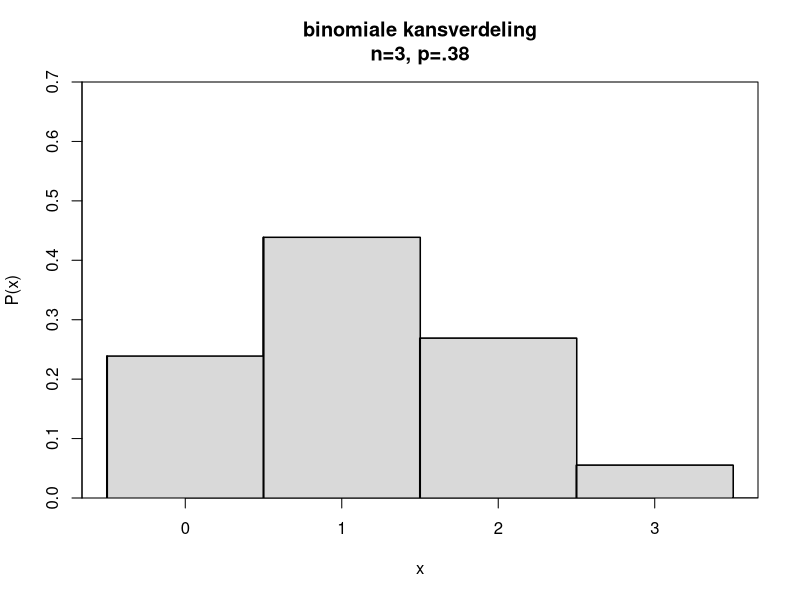
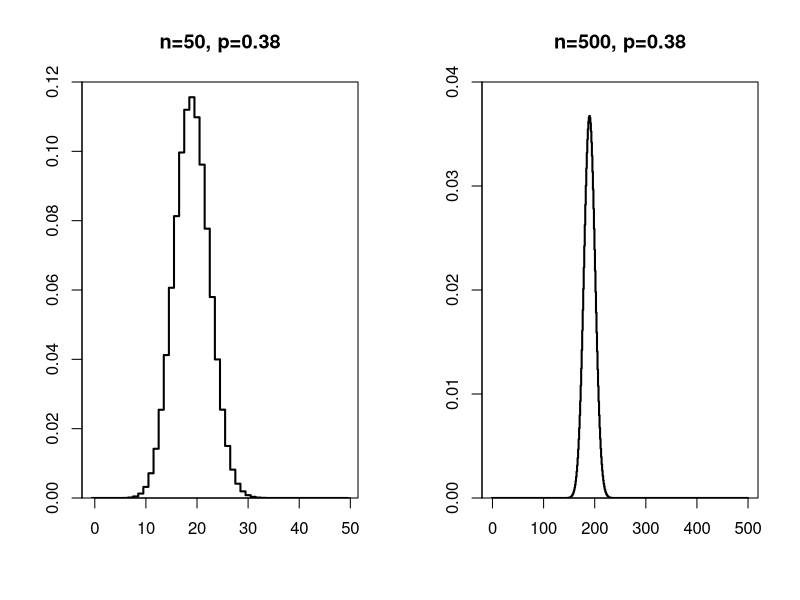
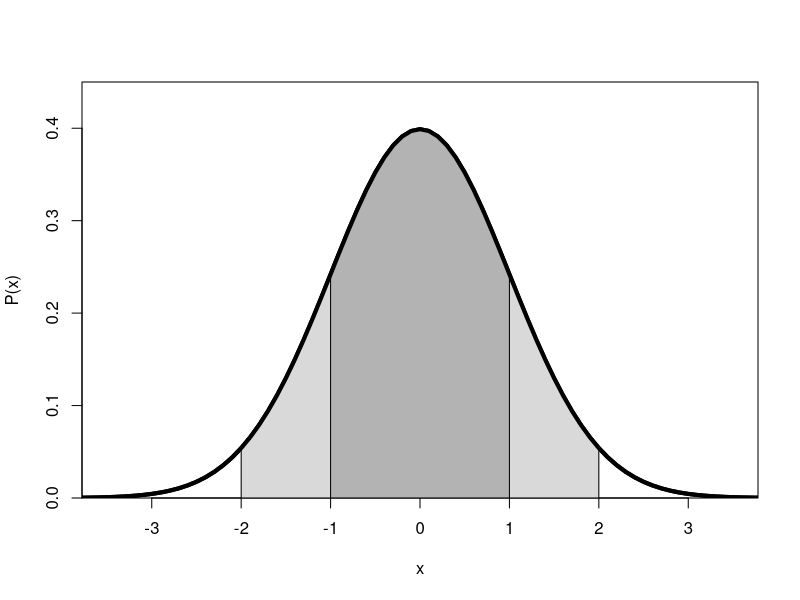
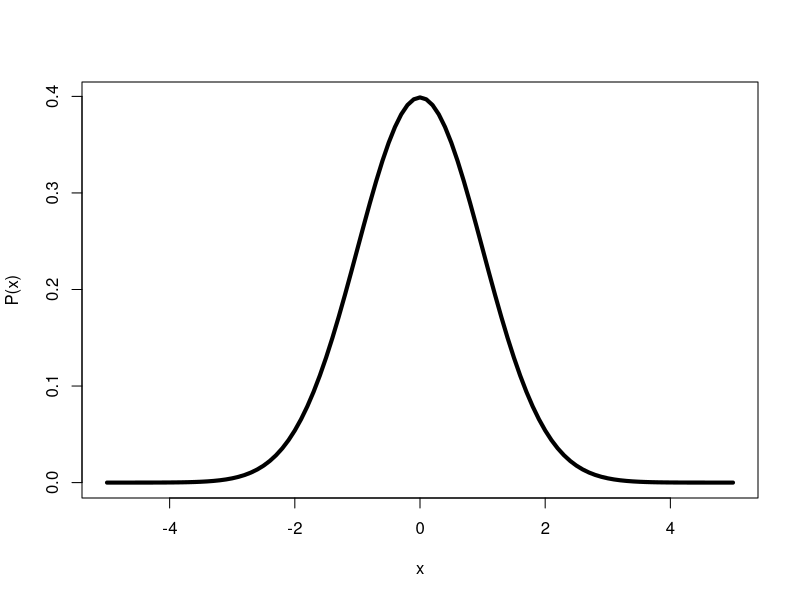
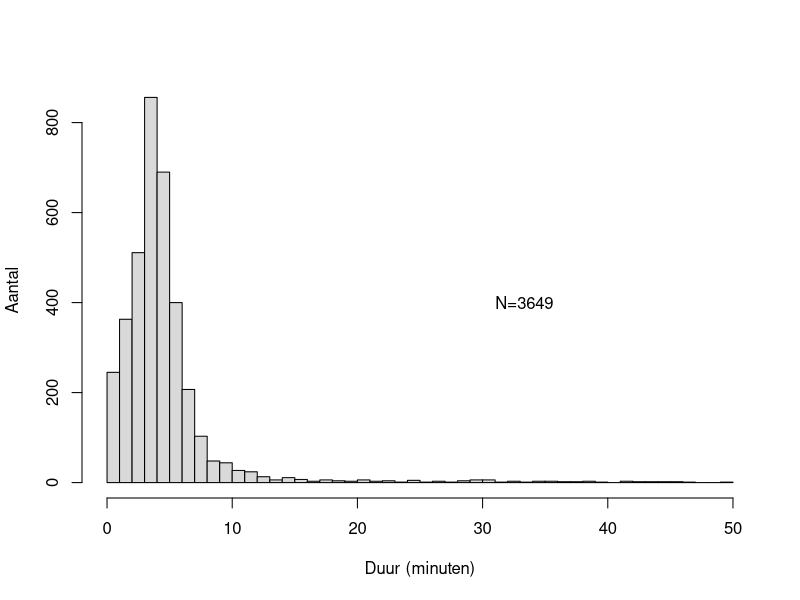
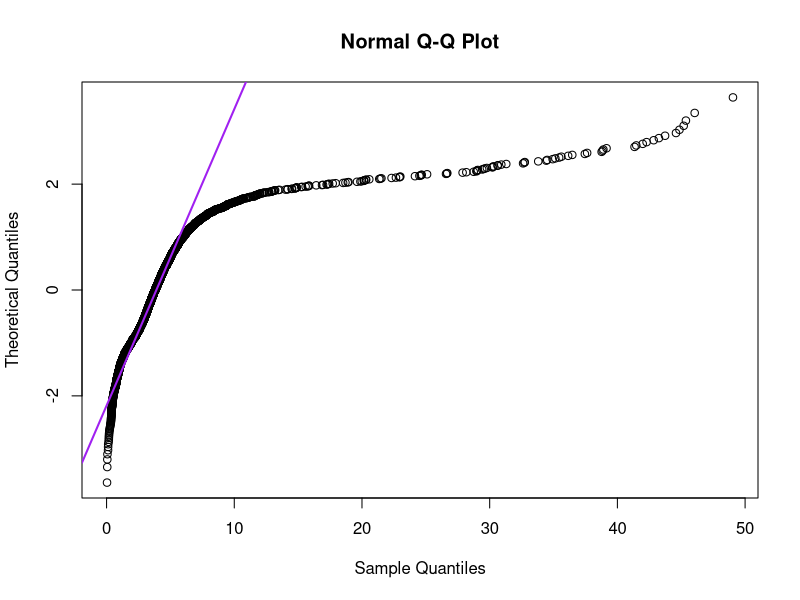
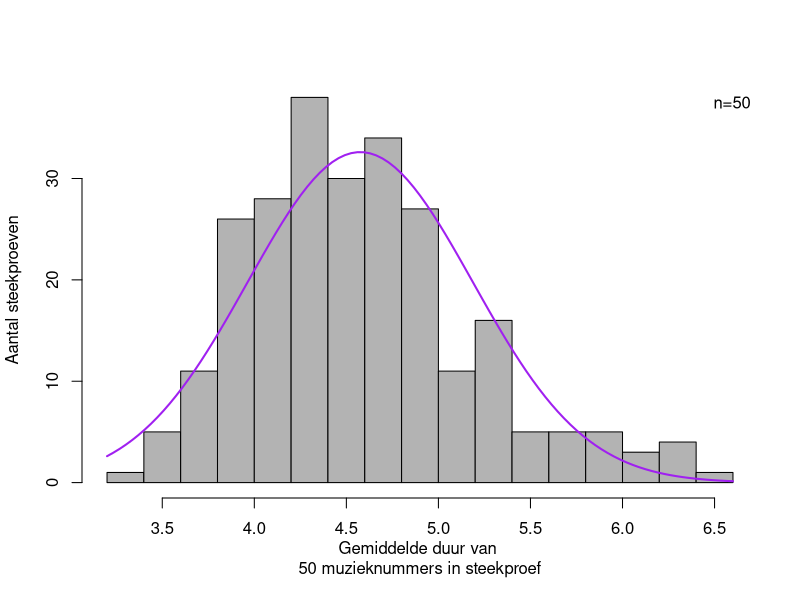
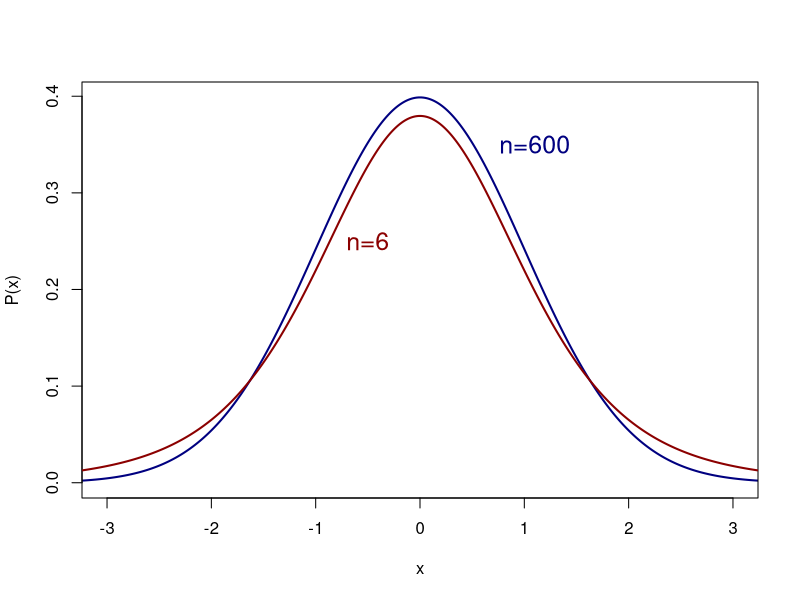

Source code (R) for these figures, in order: (Note: this script raises an error after producing the figures.)
## ---- chunk 1
xx <- 0:4
plot( xx-0.5, dbinom(xx,size=3,prob=.38), 
    type="s", ylim=c(0,.7), xlab="x", ylab="P(x)", lwd=2, 
    main="binomiale kansverdeling\nn=3, p=.38", yaxs="i" )
polygon( x=c( -0.5, rep(xx,each=2)+rep( c(-0.5,+0.5), length(xx) ) ), 
         y=c( 0, rep(dbinom(xx,size=3,prob=.38),each=2) ), 
         col="grey85" )
segments( x0=xx-0.5, y0=0, y1=dbinom(xx,3,.38), lwd=2 ) # ontbrekend segmentje
## ---- chunk 2
dbinom( 0:3, size=3, prob=.38 )
## ---- chunk 3
matrixcalc::pascal.matrix( 10 ) # links onder diagonaal is Driehoek van Pascal
## ---- chunk 4
op <- par(mfcol=c(1,2))
plotbinom <- function( x, n=100, pr=.38, xlab="", ylab="", ymax=.5, ... ) {
  plot( xx-0.5, dbinom(x,size=n,prob=pr), 
    type="s", ylim=c(0,ymax), xlab=xlab, ylab=ylab, lwd=2, 
    main=paste("n=",n,", p=",pr,sep=""), yaxs="i" )
  segments( x0=x[1]-0.5, y0=0, y1=dbinom(x[1],n,pr), lwd=2 ) # ontbrekend segmentje
}
# links
xx <- 0:50
plotbinom(xx, n=50, pr=.38, ymax=.12)
# rechts
xx <- 0:500
plotbinom(xx, n=500, ymax=.04)
par(op)
## ---- chunk 5
curve( dnorm(x,mean=0,sd=1), from=-5, to=+5, lwd=4,
       xlab="x", ylab="P(x)", yaxs="i", xlim=c(-3.5,+3.5), ylim=c(0,0.45)  )
xx <- seq(-2,+2,by=.01)
polygon( x=c( -2, xx, 2 ), 
         y=c(  0, dnorm(xx,mean=0,sd=1), 0 ), 
         col="grey85" )
xx <- seq(-1,+1,by=.01)
polygon( x=c( -1, xx, 1 ), 
         y=c(  0, dnorm(xx,mean=0,sd=1), 0 ), 
         col="grey70" )
curve( dnorm(x,mean=0,sd=1), from=-5, to=+5, lwd=4,
       xlab="x", ylab="P(x)", yaxs="i", xlim=c(-3.5,+3.5), ylim=c(0,0.45),  add=TRUE  )
## ---- chunk 6
curve( dnorm( x, mean=0, sd=1 ), # functie die y-waarden geeft, normal density
       from=-5, to=+5, # domein van x
       lwd=4, # line width is 4x normaal
       xlab="x", ylab="P(x)" # labels langs x-as en y-as
       )
## ---- chunk 7
itunes <- read.table( file="data/itunestimes20120511.txt", header=TRUE )
# Size in bytes, Time in ms
# longest <- max(itunes$Time/60000) ## set upper limit at 50 minutes, remove few extreme outliers
longest <- 50 - 0.1
themax <- ceiling( longest )
ok <- (itunes$Time/60000 < themax)
yy <- itunes$Time[ok]/60000
## ---- chunk 8
hist( yy, xlab="Duur (minuten)", ylab="Aantal", main="", 
      breaks=themax, col=grey(.85) )
text( themax*2/3, 400, paste("N=",nrow(itunes),sep="") )
## ---- chunk 9
qqnorm( yy, datax=TRUE )
qqline( yy, col="purple", lwd=2, datax=TRUE )
## ---- chunk 10
itunes <- read.table( file="data/itunestimes20120511.txt", header=TRUE )
# Size in bytes, Time in ms
qqnorm(itunes$Time/60000, datax=T, plot.it=FALSE) # normally we'd use plot.it=TRUE  
# qqline(itunes$Time/60000, datax=T, col="purple", lwd=T) # see QQ-plot above
## ---- chunk 11
shapiro.test(itunes$Time/60000)
## ---- chunk 12
set.seed(202009)
nn  <- 50
aux <- sample( x=length(yy), size=50 )
## ---- chunk 13
set.seed(2020)
nn <- 50
itunesmeans <- rep(NA,nn)
for (i in 1:250) {
  steekproef <- sample( x=length(yy), size=nn )
  itunesmeans[i] <- mean( yy[steekproef] )
}
hist( itunesmeans, col=gray(.70), breaks=16, # ceiling(sqrt(250))
      xlab=paste("Gemiddelde duur van \n",nn," muzieknummers in steekproef", sep=""),
      ylab="Aantal steekproeven", 
      main="" )
legend("topright", legend="n=50", bty="n") # no box
curve( dnorm(x,mean=mean(itunesmeans),sd=sd(itunesmeans))*nn, col="purple", lwd=2, add=TRUE )
## ---- chunk 14
curve( dt(x,df=600-1), from=-4, to=+4, xlim=c(-3,3), lwd=2, ylab="P(x)", n=501, col="navy" )
curve( dt(x,df=6-1), from=-4, to=+4, lwd=2, add=TRUE, n=501, col="darkred" )
text( -0.5, 0.25, "n=6", col="darkred", cex=1.5)
text( 1.1, 0.35, "n=600", col="navy", cex=1.5)
## ---- chunk 15
# plot.tempo95CIs.20150325
# data van tempo van CGN sprekers
set.seed(20090227) # first version
nn <- 30
conf <- .95
mu <- 0.220
sigma <- 0.0225
nsim <- 100
crit <- qt( 1-((1-conf)/2), (nn-1) )
se <- function(x) { sd(x)/sqrt(length(x)) }
results <- NA
hits <- rep(NA,nsim)
op <- par( oma=c(0,0,0,0), mar=c(3,1,3,1)+0.1 )
plot( 1:nsim, 1:nsim, type="n", 
	xlab="Spreektempo (seconde/lettergreep)", ylab="", xlim=c(0.195,0.245), yaxt="n" )
abline( v=0, lty=2 )

for (i in 1:nsim) {
	aux <- rnorm(nn,mu,sigma)
	lb <- mean(aux)-crit*se(aux)
	ub <- mean(aux)+crit*se(aux)
	results <- append( results, c(mean(aux),se(aux),lb,ub) )
	hits[i] <- is.inrange( mu, c(lb,ub) )
	lines( x=c(lb,ub), y=rep(i,2), type="l",lwd=2,
	       col=ifelse(hits[i],"black","red") )
	points( x=mean(aux), y=i, pch=20, cex=.5 ) # added 20090319
	}
results <- results[2:length(results)]
results <- matrix(results,ncol=4,byrow=T)
mtext("Spreektempo (seconde/lettergreep)", side=1, line=2)
mtext("Spreektempo (lettergreep/seconde)", side=3, line=2)
abline(v=mu, col="grey", lty=2) 
xx <- seq(0.18,0.26,by=0.02)
axis(side=3, at=xx, labels=round(1/xx,2) ) 
axis(side=4, at=which(!hits), labels=F) # ticks only
# clean up
rm(nn,conf,mu,sigma,nsim,crit,i)
rm(aux,lb,ub)
# keep results matrix
par(op)
